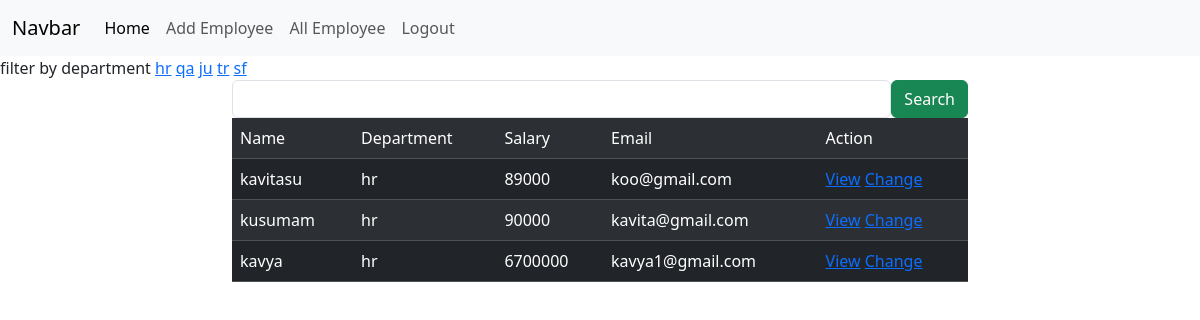
/employees/all?department=hr (signed in), run on the app's committed database.
### crm/models.py (models this page shows)
class Employees(models.Model):
    name=models.CharField(max_length=100)
    department=models.CharField(max_length=100)
    salary=models.PositiveIntegerField()
    email=models.EmailField(unique=True)
    age=models.PositiveIntegerField(max_length=100)
    contact=models.CharField(max_length=100)
    image=models.ImageField(upload_to="images",null=True,blank=True)
    dob=models.DateField(null=True,blank=True)

### crm/views.py (the view, shortened to what this page needs)
# urls.py: path("employees/all",views.EmployeeListView.as_view(),name="emp-all"),
@method_decorator(signin_required,name="dispatch")
class EmployeeListView(View):
    def get(self,request,*args,**kwargs):
        qs=Employees.objects.all()
        departments=Employees.objects.all().values_list("department",flat=True).distinct()
        print(departments)
        if "department" in request.GET:
            dept=request.GET.get("department")
            qs=qs.filter(department__iexact=dept)
        return render(request,"emp_list.html",{"data":qs,"department":departments})

### crm/views.py (called while the page is built)
def signin_required(fn):
    def wrapper(request,*args,**kwargs):
        if not request.user.is_authenticated:
            messages.error(request,"in  valid session")
            return redirect("signin")
        else:
            return fn(request,*args,**kwargs)
    return wrapper

### crm/templates/emp_list.html (shortened to what this page needs)
{%extends 'base.html'%}
{%block body_block %}
<div>
    filter by department
    {%for dep in department%}
    <a href="{%url 'emp-all'%}?department={{dep}}">{{dep}}</a>
    {%endfor%}
</div>
<div class="container">
    <div class="row">
        <div class="col-2"></div>
        <div class="col-8">
            <form action="" method="post">
                <div class="d-flex">
                <input type="text" name="box" class="form-control">
                <button type="submit" class="btn btn-success">Search</button>
            </form>
        </div>
        </div>
        <div class="col-2"></div>
    </div>
<div class="container">
    <div class="row">
        <div class="col-2"></div>
        <div class="col-8">
               <table class="table table-dark table-striped caption-top">
                <tr>
                    <td>Name</td>
                    <td>Department</td>
                    <td>Salary</td>
                    <td>Email</td>
                    <td>Action</td>
                </tr>
                {%for emp in data%}
                <tr>
                    <td>{{emp.name}}</td>
                    <td>{{emp.department}}</td>
                    <td>{{emp.salary}}</td>
                    <td>{{emp.email}}</td>
                    <td><a href="{%url 'emp-detail' emp.id%}">View</a>
                    <a href="{%url 'emp-edit' emp.id%}">Change</a>
                    </td>
                </tr>
                {%endfor%}
               </table>
        </div>
        <div class="col-2"></div>
    </div>
</div>
{%endblock%}

### data on the page
Employees: name "kavitasu", department "hr", salary "89000", email "koo@gmail.com"
Employees: name "kusumam", department "hr", salary "90000", email "kavita@gmail.com"
Employees: name "kavya", department "hr", salary "6700000", email "kavya1@gmail.com"

### other printed values
{{ dep }} "hr" "qa" "ju" "tr" "sf"
